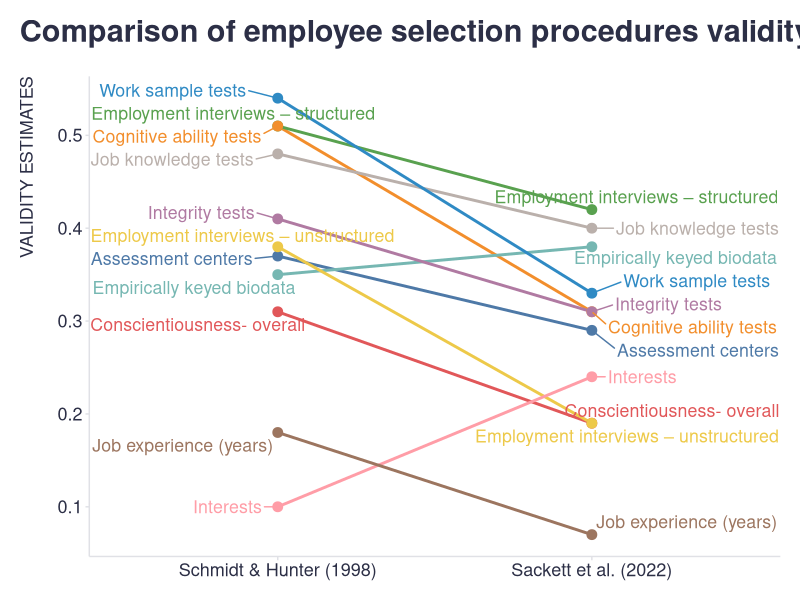

The R script that drew this image:
## ---- chunk 1

# uploading the necessary libraries
library(tidyverse)
library(readxl)
library(ggrepel)

# uploading data
data <- readxl::read_xlsx("./data.xlsx")
#glimpse(data)

# transforming data
dataLong <- data %>%
  tidyr::drop_na() %>%
  tidyr::pivot_longer(Hunter:Sackett, names_to = "analysis", values_to = "validity") %>%
  dplyr::mutate(analysis = case_when(
    analysis == "Hunter" ~ "Schmidt & Hunter (1998)",
    analysis == "Sackett" ~ "Sackett et al. (2022)",
    TRUE ~ "unknown"
    ),
    analysis = factor(analysis, levels = c("Schmidt & Hunter (1998)", "Sackett et al. (2022)"))
  )

# creating custom color palette based on Tableau colors
my_palette <- c(
  "#4E79A7", "#F28E2C", "#E15759", "#76B7B2", "#59A14F",
  "#EDC949", "#B07AA2", "#FF9DA7", "#9C755F", "#BAB0AB",
  "#2F8AC4"  # an additional distinct color
)

# creating the slopegraph
dataLong %>%
  ggplot2::ggplot(aes(x = analysis, y = validity, group = SelectionProcedure)) +
  ggplot2::geom_line(aes(color = SelectionProcedure), linewidth = 1) +
  ggplot2::geom_point(aes(color = SelectionProcedure), size = 3) +
  ggrepel::geom_text_repel(data = dataLong %>% filter(analysis == "Schmidt & Hunter (1998)"), aes(label = SelectionProcedure, color = SelectionProcedure), size = 4.5, hjust = 1.2, vjust = 0.5, direction = "y", force = 1) +
  ggrepel::geom_text_repel(data = dataLong %>% filter(analysis == "Sackett et al. (2022)"), aes(label = SelectionProcedure, color = SelectionProcedure), size = 4.5, hjust = -0.2, vjust = 0.5, direction = "y", force = 1) +
  ggplot2::scale_color_manual(values = my_palette) +
  ggplot2::labs(
    title = "Comparison of employee selection procedures validity estimates",
    y = "VALIDITY ESTIMATES", 
    x = "") +
  ggplot2::theme(
    plot.title = element_text(color = '#2C2F46', face = "bold", size = 22, margin=margin(0,0,20,0)),
    plot.subtitle = element_text(color = '#2C2F46', face = "plain", size = 15, margin=margin(0,0,20,0)),
    plot.caption = element_text(color = '#2C2F46', face = "plain", size = 11, hjust = 0),
    axis.title.x.bottom = element_blank(),
    axis.title.y.left = element_text(margin = margin(t = 0, r = 15, b = 0, l = 0), color = '#2C2F46', face = "plain", size = 13, lineheight = 16, hjust = 1),
    axis.text = element_text(color = '#2C2F46', face = "plain", size = 13, lineheight = 16),
    axis.line = element_line(colour = "#E0E1E6"),
    axis.ticks = element_line(color = "#E0E1E6"),
    strip.text.x = element_text(size = 11, face = "plain"),
    legend.position= "none",
    legend.key = element_rect(fill = "white"),
    legend.key.width = unit(1.6, "line"),
    legend.margin = margin(0,0,0,0, unit="cm"),
    legend.text = element_text(color = '#2C2F46', face = "plain", size = 10, lineheight = 16),
    panel.background = element_blank(),
    panel.grid.major.y = element_blank(),
    panel.grid.major.x = element_blank(),
    panel.grid.minor = element_blank(),
    plot.margin=unit(c(5,5,5,5),"mm"), 
    plot.title.position = "plot",
    plot.caption.position =  "plot"
  )

